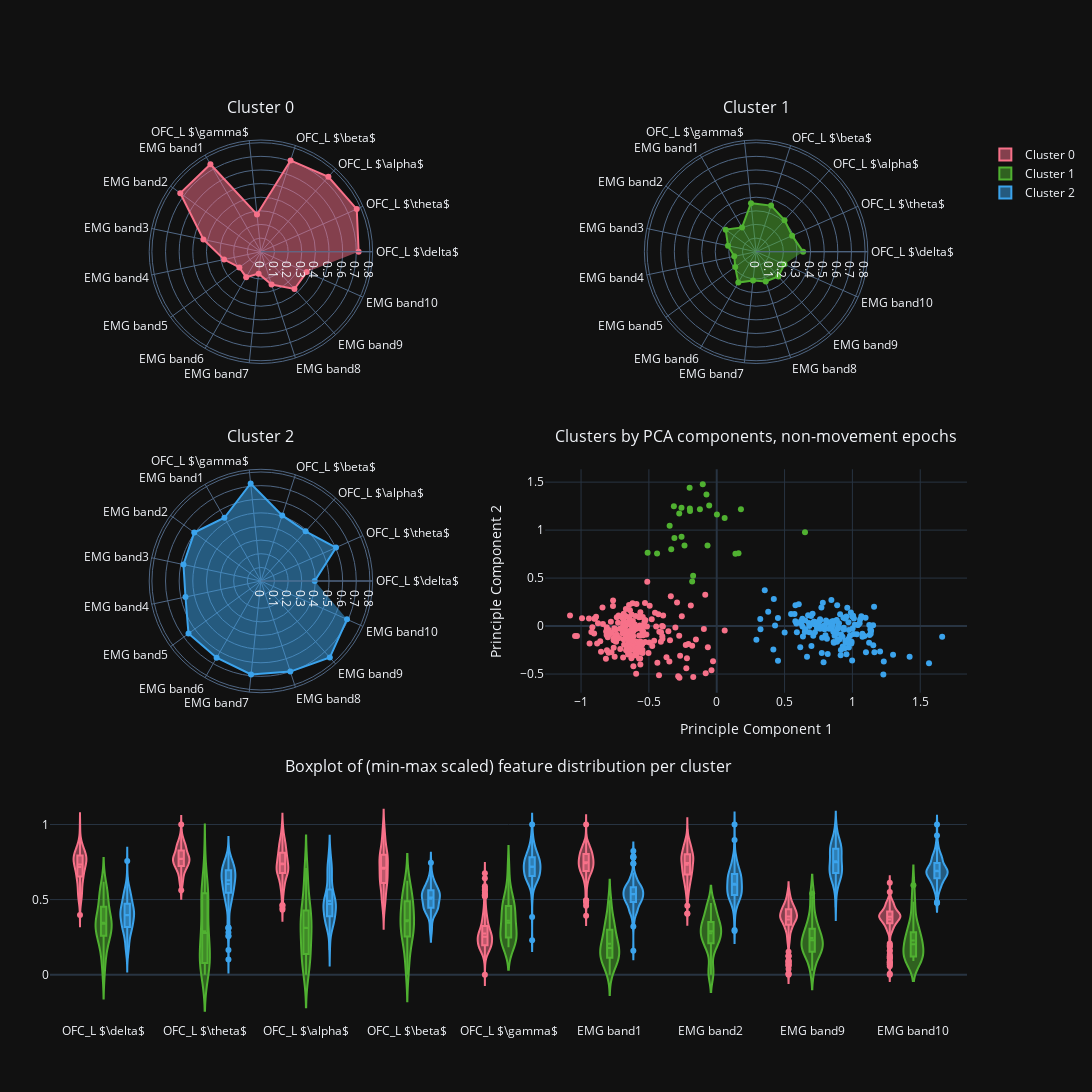

The notebook cell saved with this chart:
### Markdown cell above
### Show cluster insights

### Code cell
plot_cluster_insights(scaled_features, df_plot)

### Figure 1 — Plotly figure (JSON) as saved in the notebook; plotly's stock layout.template omitted (floating-point values rounded to 4 significant figures; data arrays with more than 128 entries replaced by an {"elided": "..."} marker saying what was removed)
{"data": [{"fill": "toself", "name": "Cluster 0", "r": [0.7174, 0.77, 0.7404, 0.7047, 0.2749, 0.7414, 0.7315, 0.4316, 0.2762, 0.1956, 0.2165, 0.1617, 0.2528, 0.3681, 0.3678], "showlegend": false, "theta": ["OFC_L $\\delta$", "OFC_L $\\theta$", "OFC_L $\\alpha$", "OFC_L $\\beta$", "OFC_L $\\gamma$", "EMG band1", "EMG band2", "EMG band3", "EMG band4", "EMG band5", "EMG band6", "EMG band7", "EMG band8", "EMG band9", "EMG band10"], "type": "scatterpolar", "subplot": "polar"}, {"fill": "toself", "name": "Cluster 1", "r": [0.3453, 0.2894, 0.3119, 0.356, 0.3584, 0.2056, 0.2758, 0.2108, 0.1638, 0.1893, 0.2613, 0.2132, 0.2293, 0.244, 0.2276], "showlegend": false, "theta": ["OFC_L $\\delta$", "OFC_L $\\theta$", "OFC_L $\\alpha$", "OFC_L $\\beta$", "OFC_L $\\gamma$", "EMG band1", "EMG band2", "EMG band3", "EMG band4", "EMG band5", "EMG band6", "EMG band7", "EMG band8", "EMG band9", "EMG band10"], "type": "scatterpolar", "subplot": "polar2"}, {"fill": "toself", "name": "Cluster 2", "r": [0.3951, 0.6034, 0.4905, 0.506, 0.7196, 0.5361, 0.6048, 0.5811, 0.5661, 0.657, 0.6502, 0.6899, 0.6991, 0.7559, 0.6917], "showlegend": false, "theta": ["OFC_L $\\delta$", "OFC_L $\\theta$", "OFC_L $\\alpha$", "OFC_L $\\beta$", "OFC_L $\\gamma$", "EMG band1", "EMG band2", "EMG band3", "EMG band4", "EMG band5", "EMG band6", "EMG band7", "EMG band8", "EMG band9", "EMG band10"], "type": "scatterpolar", "subplot": "polar3"}, {"box": {"visible": true}, "marker": {"color": "#f77189"}, "meanline": {"visible": true}, "name": "Cluster 0", "showlegend": true, "x": {"elided": "1899 str values"}, "y": {"elided": "1899 float values"}, "type": "violin", "xaxis": "x2", "yaxis": "y2"}, {"box": {"visible": true}, "marker": {"color": "#50b131"}, "meanline": {"visible": true}, "name": "Cluster 1", "showlegend": true, "x": {"elided": "234 str values"}, "y": {"elided": "234 float values"}, "type": "violin", "xaxis": "x2", "yaxis": "y2"}, {"box": {"visible": true}, "marker": {"color": "#3ba3ec"}, "meanline": {"visible": true}, "name": "Cluster 2", "showlegend": true, "x": {"elided": "1368 str values"}, "y": {"elided": "1368 float values"}, "type": "violin", "xaxis": "x2", "yaxis": "y2"}, {"marker": {"color": {"elided": "389 int values"}, "colorscale": [[0.0, "#f77189"], [0.5, "#50b131"], [1.0, "#3ba3ec"]]}, "mode": "markers", "showlegend": false, "x": {"elided": "389 float values"}, "y": {"elided": "389 float values"}, "type": "scatter", "xaxis": "x", "yaxis": "y"}], "layout": {"polar": {"domain": {"x": [0.0, 0.46], "y": [0.7467, 1.0]}, "radialaxis": {"range": [0, 0.82]}}, "polar2": {"domain": {"x": [0.54, 1.0], "y": [0.7467, 1.0]}, "radialaxis": {"range": [0, 0.82]}}, "polar3": {"domain": {"x": [0.0, 0.46], "y": [0.3733, 0.6267]}, "radialaxis": {"range": [0, 0.82]}}, "xaxis": {"anchor": "y", "domain": [0.54, 1.0], "title": {"text": "Principle Component 1"}}, "yaxis": {"anchor": "x", "domain": [0.3733, 0.6267], "title": {"text": "Principle Component 2"}}, "xaxis2": {"anchor": "y2", "domain": [0.0, 1.0]}, "yaxis2": {"anchor": "x2", "domain": [0.0, 0.2533]}, "annotations": [{"font": {"size": 16}, "showarrow": false, "text": "Cluster 0", "x": 0.23, "xanchor": "center", "xref": "paper", "y": 1.0, "yanchor": "bottom", "yref": "paper", "yshift": 20}, {"font": {"size": 16}, "showarrow": false, "text": "Cluster 1", "x": 0.77, "xanchor": "center", "xref": "paper", "y": 1.0, "yanchor": "bottom", "yref": "paper", "yshift": 20}, {"font": {"size": 16}, "showarrow": false, "text": "Cluster 2", "x": 0.23, "xanchor": "center", "xref": "paper", "y": 0.6267, "yanchor": "bottom", "yref": "paper", "yshift": 20}, {"font": {"size": 16}, "showarrow": false, "text": "Clusters by PCA components, non-movement epochs", "x": 0.77, "xanchor": "center", "xref": "paper", "y": 0.6267, "yanchor": "bottom", "yref": "paper", "yshift": 20}, {"font": {"size": 16}, "showarrow": false, "text": "Boxplot of (min-max scaled) feature distribution per cluster", "x": 0.5, "xanchor": "center", "xref": "paper", "y": 0.2533, "yanchor": "bottom", "yref": "paper", "yshift": 20}], "margin": {"l": 50, "r": 50, "t": 140, "b": 70}, "height": 1200, "width": 1240, "colorway": ["#f77189", "#50b131", "#3ba3ec"], "showlegend": true, "violinmode": "group", "violingap": 0.3, "violingroupgap": 0.1}}
